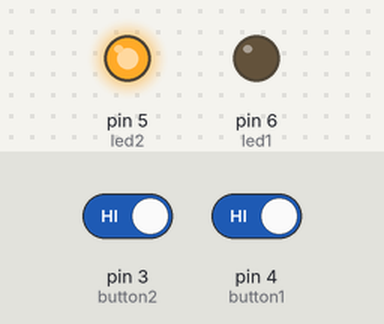
A sketch run on a simulated Arduino Uno, built with avr-gcc and run on an emulated ATmega328P. On the bench: output pins drawn as LEDs (lit = HIGH). Dashed ring = blinking. The inputs (shaded band) are chosen by the test bench; at power-on: pin 3 (button2) HIGH, pin 4 (button1) HIGH.

Above: at 1.2 s.
1.3 s: pin 3 (button2) driven LOW and pin 4 (button1) driven LOW
At 2.1 s:
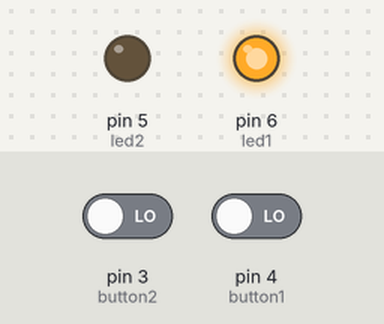
2.8 s: pin 3 (button2) driven HIGH
At 3.3 s:
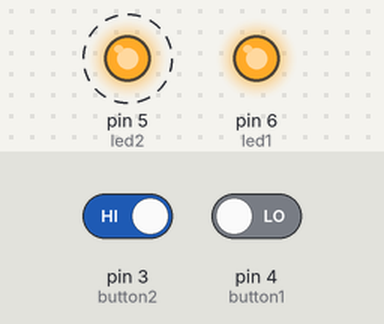
5.8 s: pin 3 (button2) driven LOW
Timing chart, 0 to 8.8 s (numbered marks = the images above; inputs shaded):
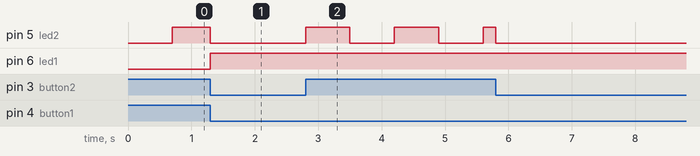

Measured:
- after the input at 1.3 s, pin 6 (led1): LOW → HIGH at once
- after the input at 2.8 s, pin 5 (led2): alternates HIGH for 0.70 s and LOW for 0.70 s, starting at once

The sketch:

Assignment_1.ino
```cpp
//LED variables
int led1 = 6;
boolean led1Val = false;

int led2 = 5;
boolean led2Val = false;

//button variables
int button1 = 4;
boolean button1Val;

int button2 = 3;
boolean button2Val;

//comparison variables
boolean compare1 = false;
boolean compare2 = true; //set to true so that LED2 will keep blinking unless the button is pressed and held

//blinking-related variables
unsigned long currentTime;
int blinkRate = 700;
unsigned long lastChange;
boolean isBlinking = false;

//variables for LED1 to turn off after a certain amount of time
unsigned long savedTime;
int timer = 30000;
boolean turnOn = false;

void setup() {
  //Open serial port
  Serial.begin(9600);

  //Setting LED pin modes
  pinMode(led1, OUTPUT);
  pinMode(led2, OUTPUT);

  //Setting button pin modes
  pinMode(button1, INPUT_PULLUP);
  pinMode(button2, INPUT_PULLUP);
}

void loop() {
  //Set currentTime variable to millis()
  currentTime = millis();

  //Defining the button value variables
  button1Val = digitalRead(button1);
  button2Val = digitalRead(button2);

  //Linking the button value to the LED value
  if(button1Val == compare1 && button2Val != compare2){   //second comparison is to make sure button1 only works if LED2 is not blinking
    turnOn = true;
    savedTime = currentTime;
  }

  if(button2Val == compare2){
    isBlinking = true;
  }else{
    isBlinking = false;
    //Make sure that when the blinking stops, the LED turns OFF instead of having a chance to stay either ON or OFF
    led2Val = false;
  }

  //Setting the blinking mechanism
  if(currentTime-lastChange >= blinkRate && isBlinking == true){
    led2Val = !led2Val;
    lastChange = currentTime;
  }

  //Setting the timed turn-off action for LED1
  if(currentTime-savedTime <= timer && turnOn == true){
    led1Val = true;
  }else{
    led1Val = false;
  }

  //Linking the LED value variables with the correct pins
  digitalWrite(led1, led1Val);
  digitalWrite(led2, led2Val);
}
```
